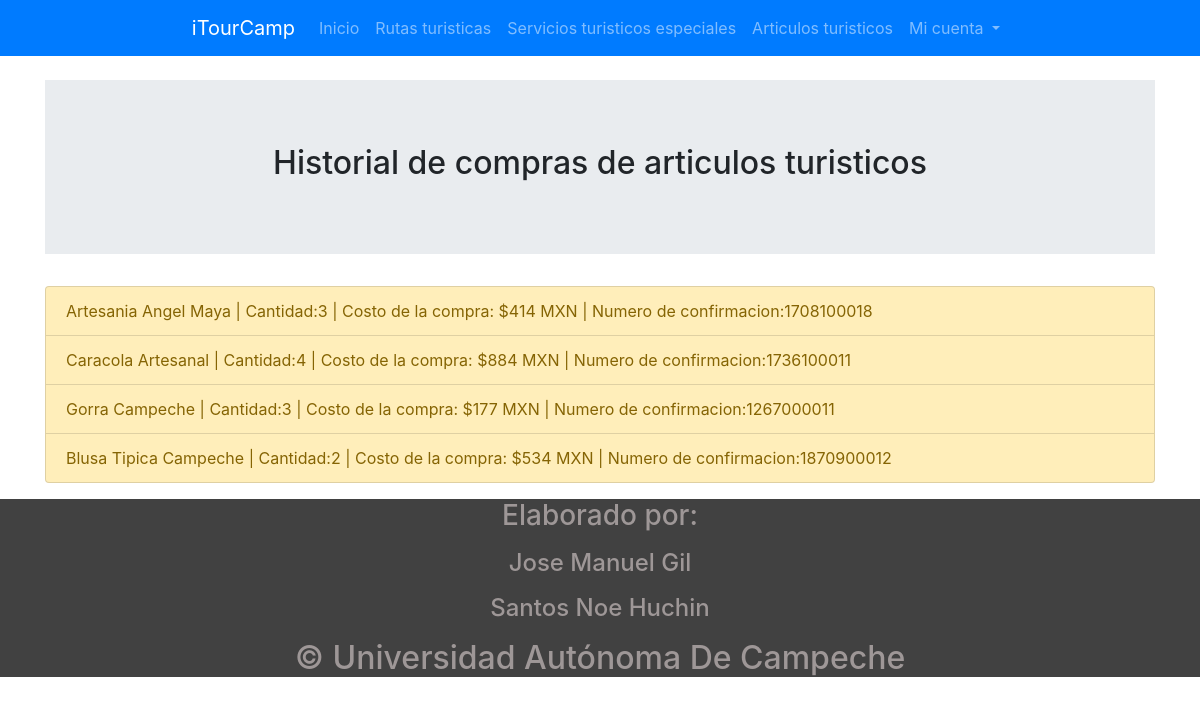
Page /AgenciaTuristica/myArticles.php (signed in) on the committed database.
### tables this page shows
CREATE TABLE `CompraA` (
  `IDCompraA` int(11) NOT NULL,
  `IDArticulo` int(11) NOT NULL,
  `IDUsuario` int(11) NOT NULL,
  `Cantidad` int(5) NOT NULL,
  `Total` float NOT NULL,
  `Confirmacion` varchar(10) NOT NULL
);

CREATE TABLE `Articulo` (
  `IDArticulo` int(11) NOT NULL,
  `Nombre` varchar(50) NOT NULL,
  `Marca` varchar(40) NOT NULL,
  `Precio` float NOT NULL,
  `Disponibles` int(5) NOT NULL,
  `Proveedor` varchar(40) NOT NULL
);

### AgenciaTuristica/myArticles.php (the view, shortened to what this page needs)
<?php
include 'iniciarConexionBD.php';
$idCntaUs = $_SESSION['identificadorCuentaUsuario'];
try {
    $query = 'SELECT CompraA.Cantidad,CompraA.Total,CompraA.Confirmacion,Articulo.Nombre FROM CompraA INNER JOIN Articulo ON CompraA.IDArticulo = Articulo.IDArticulo WHERE CompraA.IDUsuario = :idcnta';
    $queryOutput = $mbd->prepare($query);
    $queryOutput->bindParam(':idcnta', $idCntaUs, PDO::PARAM_INT);
    $queryOutput->execute();
    $numero = $queryOutput->rowCount();
    $result = $queryOutput->fetchAll(PDO::FETCH_ASSOC);
} catch (PDOException $e) {
    print "¡Error!: " . $e->getMessage() . "<br/>";
    die();
}
?>
<html lang="en">
    <head>
        <link rel="stylesheet" href="https://maxcdn.bootstrapcdn.com/bootstrap/4.5.0/css/bootstrap.min.css">
        <link rel="stylesheet" href="css/estilo.css">
    </head>
    <body style="margin-top:5em">
        <header>
            <nav class="navbar navbar-expand-sm bg-primary navbar-dark justify-content-center fixed-top">
                <a class="navbar-brand" href="#">iTourCamp</a>
                <ul class="navbar-nav">
                    <li class="nav-item">
                      <a class="nav-link" href="inicioCuentaUsuario.php">Inicio</a>
                    </li>
                    <li class="nav-item">
                      <a class="nav-link" href="rutasTur.php">Rutas turisticas</a>
                    </li>
                    <li class="nav-item">
                      <a class="nav-link" href="servEsp.php">Servicios turisticos especiales</a>
                    </li>
                    <li class="nav-item">
                      <a class="nav-link" href="artiTur.php">Articulos turisticos</a>
                    </li>
                    <li class="nav-item dropdown">
                      <a class="nav-link dropdown-toggle" href="#" id="navbardrop" data-toggle="dropdown">
                        Mi cuenta
                      </a>
                    </li>
                </ul>
            </nav>
        </header>
        <main class="container">
            <div class="jumbotron jumbotron-fluid">
                <h2 class="container text-center">Historial de compras de articulos turisticos</h2>
            </div>
             <ul class="list-group">
                <?php
                    for ($i = $numero - 1; $i >= 0; $i--) {
                        echo '<li class="list-group-item list-group-item-warning">'.$result[$i]['Nombre'].' | Cantidad:'.$result[$i]['Cantidad'].' | Costo de la compra: $'.$result[$i]['Total'].' MXN | Numero de confirmacion:'.$result[$i]['Confirmacion'].'</li>';
                    }
                ?>
            </ul>
        </main>
        <footer class="container-fluid">
            <p><p/>
            <h3 class="container-fluid text-center">Elaborado por:</h3>
            <p><p/>
            <h4 class="container-fluid text-center">Jose Manuel Gil</h4>
            <p><p/>
            <h4 class="container-fluid text-center">Santos Noe Huchin</h4>
            <p><p/>
            <h2 class="container-fluid text-center">&copy; Universidad Autónoma De Campeche</h2>
        </footer>
    </body>
</html>

### AgenciaTuristica/css/estilo.css (style rules this page uses)
footer { background-color:#414141; color:#9e9797; }
body { position: relative; }

### rows in the picture
compraa: IDArticulo.Nombre "Artesania Angel Maya", Cantidad "3", Total "414", Confirmacion "1708100018"
compraa: IDArticulo.Nombre "Caracola Artesanal", Cantidad "4", Total "884", Confirmacion "1736100011"
compraa: IDArticulo.Nombre "Gorra Campeche", Cantidad "3", Total "177", Confirmacion "1267000011"
compraa: IDArticulo.Nombre "Blusa Tipica Campeche", Cantidad "2", Total "534", Confirmacion "1870900012"
